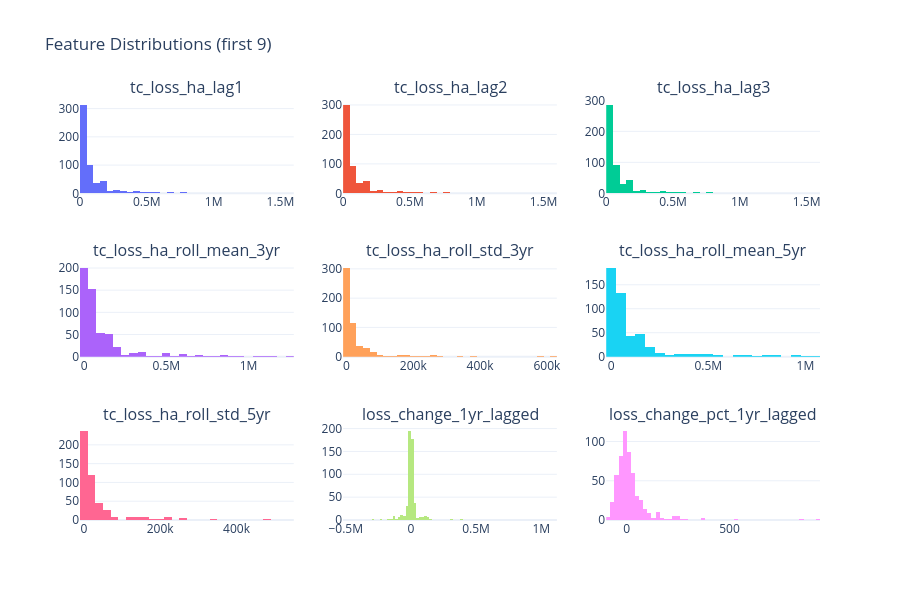

Notebook cell for this chart:
### Code cell
fig = make_subplots(rows=3, cols=3, subplot_titles=feature_cols[:9])
for i, col in enumerate(feature_cols[:9]):
    r, c = divmod(i, 3)
    fig.add_trace(go.Histogram(x=featured[col].dropna(), name=col, showlegend=False), row=r+1, col=c+1)
fig.update_layout(title='Feature Distributions (first 9)', height=600, template='plotly_white')
fig.show()

### Figure 1 — Plotly figure (JSON) as saved in the notebook; plotly's stock layout.template omitted (floating-point values rounded to 4 significant figures; data arrays with more than 128 entries replaced by an {"elided": "..."} marker saying what was removed)
{"data": [{"name": "tc_loss_ha_lag1", "showlegend": false, "type": "histogram", "x": {"elided": "567 float values"}, "xaxis": "x", "yaxis": "y"}, {"name": "tc_loss_ha_lag2", "showlegend": false, "type": "histogram", "x": {"elided": "540 float values"}, "xaxis": "x2", "yaxis": "y2"}, {"name": "tc_loss_ha_lag3", "showlegend": false, "type": "histogram", "x": {"elided": "513 float values"}, "xaxis": "x3", "yaxis": "y3"}, {"name": "tc_loss_ha_roll_mean_3yr", "showlegend": false, "type": "histogram", "x": {"elided": "540 float values"}, "xaxis": "x4", "yaxis": "y4"}, {"name": "tc_loss_ha_roll_std_3yr", "showlegend": false, "type": "histogram", "x": {"elided": "540 float values"}, "xaxis": "x5", "yaxis": "y5"}, {"name": "tc_loss_ha_roll_mean_5yr", "showlegend": false, "type": "histogram", "x": {"elided": "486 float values"}, "xaxis": "x6", "yaxis": "y6"}, {"name": "tc_loss_ha_roll_std_5yr", "showlegend": false, "type": "histogram", "x": {"elided": "486 float values"}, "xaxis": "x7", "yaxis": "y7"}, {"name": "loss_change_1yr_lagged", "showlegend": false, "type": "histogram", "x": {"elided": "540 float values"}, "xaxis": "x8", "yaxis": "y8"}, {"name": "loss_change_pct_1yr_lagged", "showlegend": false, "type": "histogram", "x": {"elided": "540 float values"}, "xaxis": "x9", "yaxis": "y9"}], "layout": {"annotations": [{"font": {"size": 16}, "showarrow": false, "text": "tc_loss_ha_lag1", "x": 0.1444, "xanchor": "center", "xref": "paper", "y": 1, "yanchor": "bottom", "yref": "paper"}, {"font": {"size": 16}, "showarrow": false, "text": "tc_loss_ha_lag2", "x": 0.5, "xanchor": "center", "xref": "paper", "y": 1, "yanchor": "bottom", "yref": "paper"}, {"font": {"size": 16}, "showarrow": false, "text": "tc_loss_ha_lag3", "x": 0.8556, "xanchor": "center", "xref": "paper", "y": 1, "yanchor": "bottom", "yref": "paper"}, {"font": {"size": 16}, "showarrow": false, "text": "tc_loss_ha_roll_mean_3yr", "x": 0.1444, "xanchor": "center", "xref": "paper", "y": 0.6111, "yanchor": "bottom", "yref": "paper"}, {"font": {"size": 16}, "showarrow": false, "text": "tc_loss_ha_roll_std_3yr", "x": 0.5, "xanchor": "center", "xref": "paper", "y": 0.6111, "yanchor": "bottom", "yref": "paper"}, {"font": {"size": 16}, "showarrow": false, "text": "tc_loss_ha_roll_mean_5yr", "x": 0.8556, "xanchor": "center", "xref": "paper", "y": 0.6111, "yanchor": "bottom", "yref": "paper"}, {"font": {"size": 16}, "showarrow": false, "text": "tc_loss_ha_roll_std_5yr", "x": 0.1444, "xanchor": "center", "xref": "paper", "y": 0.2222, "yanchor": "bottom", "yref": "paper"}, {"font": {"size": 16}, "showarrow": false, "text": "loss_change_1yr_lagged", "x": 0.5, "xanchor": "center", "xref": "paper", "y": 0.2222, "yanchor": "bottom", "yref": "paper"}, {"font": {"size": 16}, "showarrow": false, "text": "loss_change_pct_1yr_lagged", "x": 0.8556, "xanchor": "center", "xref": "paper", "y": 0.2222, "yanchor": "bottom", "yref": "paper"}], "height": 600, "title": {"text": "Feature Distributions (first 9)"}, "xaxis": {"anchor": "y", "domain": [0, 0.2889]}, "xaxis2": {"anchor": "y2", "domain": [0.3556, 0.6444]}, "xaxis3": {"anchor": "y3", "domain": [0.7111, 1]}, "xaxis4": {"anchor": "y4", "domain": [0, 0.2889]}, "xaxis5": {"anchor": "y5", "domain": [0.3556, 0.6444]}, "xaxis6": {"anchor": "y6", "domain": [0.7111, 1]}, "xaxis7": {"anchor": "y7", "domain": [0, 0.2889]}, "xaxis8": {"anchor": "y8", "domain": [0.3556, 0.6444]}, "xaxis9": {"anchor": "y9", "domain": [0.7111, 1]}, "yaxis": {"anchor": "x", "domain": [0.7778, 1]}, "yaxis2": {"anchor": "x2", "domain": [0.7778, 1]}, "yaxis3": {"anchor": "x3", "domain": [0.7778, 1]}, "yaxis4": {"anchor": "x4", "domain": [0.3889, 0.6111]}, "yaxis5": {"anchor": "x5", "domain": [0.3889, 0.6111]}, "yaxis6": {"anchor": "x6", "domain": [0.3889, 0.6111]}, "yaxis7": {"anchor": "x7", "domain": [0, 0.2222]}, "yaxis8": {"anchor": "x8", "domain": [0, 0.2222]}, "yaxis9": {"anchor": "x9", "domain": [0, 0.2222]}}}
